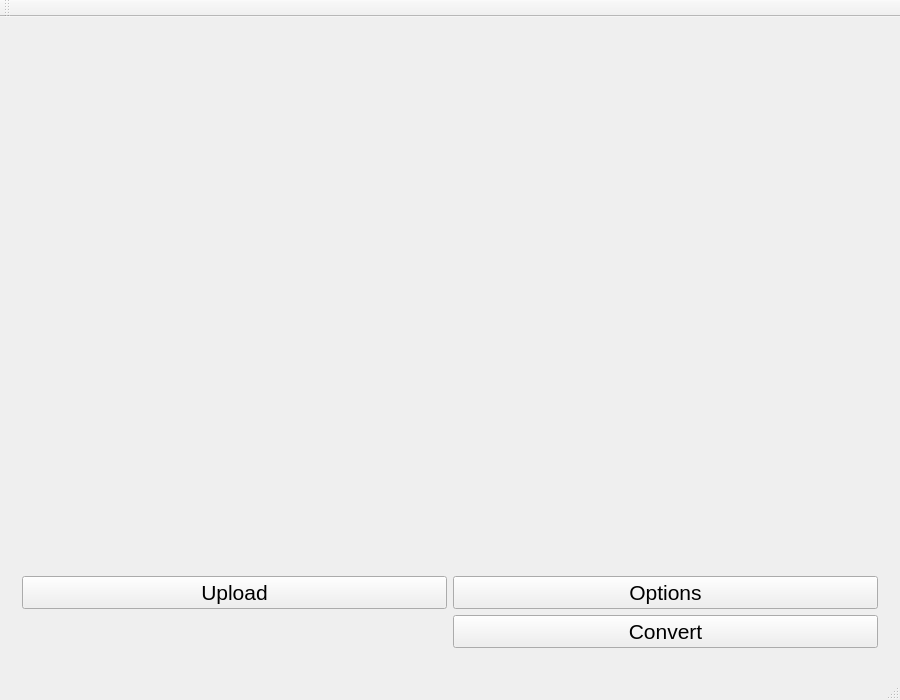
<?xml version="1.0" encoding="UTF-8"?>
<ui version="4.0">
 <class>GUIClass</class>
 <widget class="QMainWindow" name="GUIClass">
  <property name="geometry">
   <rect>
    <x>0</x>
    <y>0</y>
    <width>900</width>
    <height>700</height>
   </rect>
  </property>
  <property name="font">
   <font>
    <pointsize>16</pointsize>
   </font>
  </property>
  <property name="windowTitle">
   <string>GUI</string>
  </property>
  <widget class="QWidget" name="centralWidget">
   <layout class="QGridLayout" name="gridLayout">
    <item row="1" column="0">
     <widget class="QStackedWidget" name="stackedWidget">
      <property name="currentIndex">
       <number>0</number>
      </property>
      <widget class="QWidget" name="mainPage">
       <layout class="QGridLayout" name="mainPageLayout">
        <item row="0" column="1">
         <widget class="QLabel" name="img3DLabel">
          <property name="sizePolicy">
           <sizepolicy hsizetype="Expanding" vsizetype="Expanding">
            <horstretch>0</horstretch>
            <verstretch>0</verstretch>
           </sizepolicy>
          </property>
          <property name="text">
           <string/>
          </property>
          <property name="alignment">
           <set>Qt::AlignCenter</set>
          </property>
         </widget>
        </item>
        <item row="0" column="0">
         <widget class="QLabel" name="img2DLabel">
          <property name="sizePolicy">
           <sizepolicy hsizetype="Expanding" vsizetype="Expanding">
            <horstretch>0</horstretch>
            <verstretch>0</verstretch>
           </sizepolicy>
          </property>
          <property name="text">
           <string/>
          </property>
          <property name="scaledContents">
           <bool>true</bool>
          </property>
          <property name="alignment">
           <set>Qt::AlignCenter</set>
          </property>
         </widget>
        </item>
        <item row="4" column="1">
         <widget class="QPushButton" name="convertButton">
          <property name="sizePolicy">
           <sizepolicy hsizetype="Minimum" vsizetype="Minimum">
            <horstretch>0</horstretch>
            <verstretch>0</verstretch>
           </sizepolicy>
          </property>
          <property name="text">
           <string>Convert</string>
          </property>
         </widget>
        </item>
        <item row="2" column="0">
         <widget class="QPushButton" name="uploadButton">
          <property name="sizePolicy">
           <sizepolicy hsizetype="Minimum" vsizetype="Minimum">
            <horstretch>0</horstretch>
            <verstretch>0</verstretch>
           </sizepolicy>
          </property>
          <property name="text">
           <string>Upload</string>
          </property>
         </widget>
        </item>
        <item row="2" column="1">
         <widget class="QPushButton" name="optionsButton">
          <property name="sizePolicy">
           <sizepolicy hsizetype="Minimum" vsizetype="Minimum">
            <horstretch>0</horstretch>
            <verstretch>0</verstretch>
           </sizepolicy>
          </property>
          <property name="text">
           <string>Options</string>
          </property>
         </widget>
        </item>
       </layout>
      </widget>
      <widget class="QWidget" name="optionsPage">
       <layout class="QGridLayout" name="optionsPageLayout">
        <item row="8" column="0">
         <widget class="QLabel" name="borderHeightLabel">
          <property name="enabled">
           <bool>false</bool>
          </property>
          <property name="text">
           <string>Border height</string>
          </property>
          <property name="alignment">
           <set>Qt::AlignLeading|Qt::AlignLeft|Qt::AlignVCenter</set>
          </property>
         </widget>
        </item>
        <item row="8" column="6">
         <widget class="QLabel" name="borderHeightValueLabel">
          <property name="enabled">
           <bool>false</bool>
          </property>
          <property name="sizePolicy">
           <sizepolicy hsizetype="Fixed" vsizetype="Fixed">
            <horstretch>0</horstretch>
            <verstretch>0</verstretch>
           </sizepolicy>
          </property>
          <property name="minimumSize">
           <size>
            <width>88</width>
            <height>0</height>
           </size>
          </property>
          <property name="text">
           <string>0</string>
          </property>
          <property name="alignment">
           <set>Qt::AlignLeading|Qt::AlignLeft|Qt::AlignVCenter</set>
          </property>
         </widget>
        </item>
        <item row="3" column="0">
         <widget class="QCheckBox" name="invertCheckBox">
          <property name="text">
           <string>Invert</string>
          </property>
          <property name="tristate">
           <bool>false</bool>
          </property>
         </widget>
        </item>
        <item row="2" column="0">
         <widget class="QCheckBox" name="blurCheckBox">
          <property name="text">
           <string>Blur</string>
          </property>
          <property name="tristate">
           <bool>false</bool>
          </property>
         </widget>
        </item>
        <item row="7" column="0">
         <widget class="QLabel" name="borderThicknessLabel">
          <property name="enabled">
           <bool>false</bool>
          </property>
          <property name="text">
           <string>Border thickness</string>
          </property>
          <property name="alignment">
           <set>Qt::AlignLeading|Qt::AlignLeft|Qt::AlignVCenter</set>
          </property>
         </widget>
        </item>
        <item row="5" column="0">
         <widget class="QLabel" name="imageHeightLabel">
          <property name="enabled">
           <bool>false</bool>
          </property>
          <property name="text">
           <string>Image height</string>
          </property>
          <property name="alignment">
           <set>Qt::AlignLeading|Qt::AlignLeft|Qt::AlignVCenter</set>
          </property>
         </widget>
        </item>
        <item row="10" column="0">
         <widget class="QLabel" name="baseHeightLabel">
          <property name="enabled">
           <bool>false</bool>
          </property>
          <property name="text">
           <string>Base height</string>
          </property>
          <property name="alignment">
           <set>Qt::AlignLeading|Qt::AlignLeft|Qt::AlignVCenter</set>
          </property>
         </widget>
        </item>
        <item row="8" column="3">
         <widget class="QSlider" name="borderHeightSlider">
          <property name="enabled">
           <bool>false</bool>
          </property>
          <property name="sizePolicy">
           <sizepolicy hsizetype="Expanding" vsizetype="Fixed">
            <horstretch>0</horstretch>
            <verstretch>0</verstretch>
           </sizepolicy>
          </property>
          <property name="orientation">
           <enum>Qt::Horizontal</enum>
          </property>
         </widget>
        </item>
        <item row="6" column="0">
         <widget class="QCheckBox" name="borderCheckBox">
          <property name="text">
           <string>Border</string>
          </property>
          <property name="tristate">
           <bool>false</bool>
          </property>
         </widget>
        </item>
        <item row="9" column="0">
         <widget class="QCheckBox" name="baseCheckBox">
          <property name="text">
           <string>Base</string>
          </property>
          <property name="tristate">
           <bool>false</bool>
          </property>
         </widget>
        </item>
        <item row="7" column="6">
         <widget class="QLabel" name="borderThicknessValueLabel">
          <property name="enabled">
           <bool>false</bool>
          </property>
          <property name="sizePolicy">
           <sizepolicy hsizetype="Fixed" vsizetype="Fixed">
            <horstretch>0</horstretch>
            <verstretch>0</verstretch>
           </sizepolicy>
          </property>
          <property name="minimumSize">
           <size>
            <width>88</width>
            <height>0</height>
           </size>
          </property>
          <property name="text">
           <string>0</string>
          </property>
          <property name="alignment">
           <set>Qt::AlignLeading|Qt::AlignLeft|Qt::AlignVCenter</set>
          </property>
         </widget>
        </item>
        <item row="7" column="3">
         <widget class="QSlider" name="borderThicknessSlider">
          <property name="enabled">
           <bool>false</bool>
          </property>
          <property name="sizePolicy">
           <sizepolicy hsizetype="Expanding" vsizetype="Fixed">
            <horstretch>0</horstretch>
            <verstretch>0</verstretch>
           </sizepolicy>
          </property>
          <property name="orientation">
           <enum>Qt::Horizontal</enum>
          </property>
         </widget>
        </item>
        <item row="4" column="0">
         <widget class="QCheckBox" name="autoLevelCheckBox">
          <property name="text">
           <string>Auto level</string>
          </property>
          <property name="tristate">
           <bool>false</bool>
          </property>
         </widget>
        </item>
        <item row="5" column="3">
         <widget class="QSlider" name="imageHeightSlider">
          <property name="enabled">
           <bool>false</bool>
          </property>
          <property name="sizePolicy">
           <sizepolicy hsizetype="Expanding" vsizetype="Fixed">
            <horstretch>0</horstretch>
            <verstretch>0</verstretch>
           </sizepolicy>
          </property>
          <property name="orientation">
           <enum>Qt::Horizontal</enum>
          </property>
         </widget>
        </item>
        <item row="5" column="6">
         <widget class="QLabel" name="imageHeightValueLabel">
          <property name="enabled">
           <bool>false</bool>
          </property>
          <property name="sizePolicy">
           <sizepolicy hsizetype="Fixed" vsizetype="Fixed">
            <horstretch>0</horstretch>
            <verstretch>0</verstretch>
           </sizepolicy>
          </property>
          <property name="minimumSize">
           <size>
            <width>88</width>
            <height>0</height>
           </size>
          </property>
          <property name="text">
           <string>0</string>
          </property>
          <property name="alignment">
           <set>Qt::AlignLeading|Qt::AlignLeft|Qt::AlignVCenter</set>
          </property>
         </widget>
        </item>
        <item row="11" column="3">
         <widget class="QPushButton" name="toMainPageButton">
          <property name="text">
           <string>Back</string>
          </property>
         </widget>
        </item>
        <item row="10" column="3">
         <widget class="QSlider" name="baseHeightSlider">
          <property name="enabled">
           <bool>false</bool>
          </property>
          <property name="sizePolicy">
           <sizepolicy hsizetype="Expanding" vsizetype="Fixed">
            <horstretch>0</horstretch>
            <verstretch>0</verstretch>
           </sizepolicy>
          </property>
          <property name="orientation">
           <enum>Qt::Horizontal</enum>
          </property>
         </widget>
        </item>
        <item row="10" column="6">
         <widget class="QLabel" name="baseHeightValueLabel">
          <property name="enabled">
           <bool>false</bool>
          </property>
          <property name="sizePolicy">
           <sizepolicy hsizetype="Fixed" vsizetype="Fixed">
            <horstretch>0</horstretch>
            <verstretch>0</verstretch>
           </sizepolicy>
          </property>
          <property name="minimumSize">
           <size>
            <width>88</width>
            <height>0</height>
           </size>
          </property>
          <property name="text">
           <string>0</string>
          </property>
          <property name="alignment">
           <set>Qt::AlignLeading|Qt::AlignLeft|Qt::AlignVCenter</set>
          </property>
         </widget>
        </item>
        <item row="1" column="0">
         <widget class="QLabel" name="maxErrorLabel">
          <property name="text">
           <string>Max error</string>
          </property>
         </widget>
        </item>
        <item row="1" column="3">
         <widget class="QDoubleSpinBox" name="maxErrorSpinBox"/>
        </item>
        <item row="0" column="3">
         <widget class="QComboBox" name="algorithmComboBox">
          <property name="currentIndex">
           <number>1</number>
          </property>
          <item>
           <property name="text">
            <string>Naive (1 pixel -&gt; 1 vector)</string>
           </property>
          </item>
          <item>
           <property name="text">
            <string>Delaunay</string>
           </property>
          </item>
          <item>
           <property name="text">
            <string>Data-dependent</string>
           </property>
          </item>
         </widget>
        </item>
        <item row="0" column="0">
         <widget class="QLabel" name="algorithmLabel">
          <property name="text">
           <string>Triangulation algorithm</string>
          </property>
         </widget>
        </item>
       </layout>
      </widget>
     </widget>
    </item>
   </layout>
  </widget>
  <widget class="QMenuBar" name="menuBar">
   <property name="geometry">
    <rect>
     <x>0</x>
     <y>0</y>
     <width>900</width>
     <height>19</height>
    </rect>
   </property>
   <property name="font">
    <font>
     <pointsize>8</pointsize>
    </font>
   </property>
  </widget>
  <widget class="QToolBar" name="mainToolBar">
   <property name="enabled">
    <bool>true</bool>
   </property>
   <attribute name="toolBarArea">
    <enum>TopToolBarArea</enum>
   </attribute>
   <attribute name="toolBarBreak">
    <bool>false</bool>
   </attribute>
  </widget>
  <widget class="QStatusBar" name="statusBar"/>
 </widget>
 <layoutdefault spacing="6" margin="11"/>
 <resources>
  <include location="gui.qrc"/>
 </resources>
 <connections/>
</ui>
